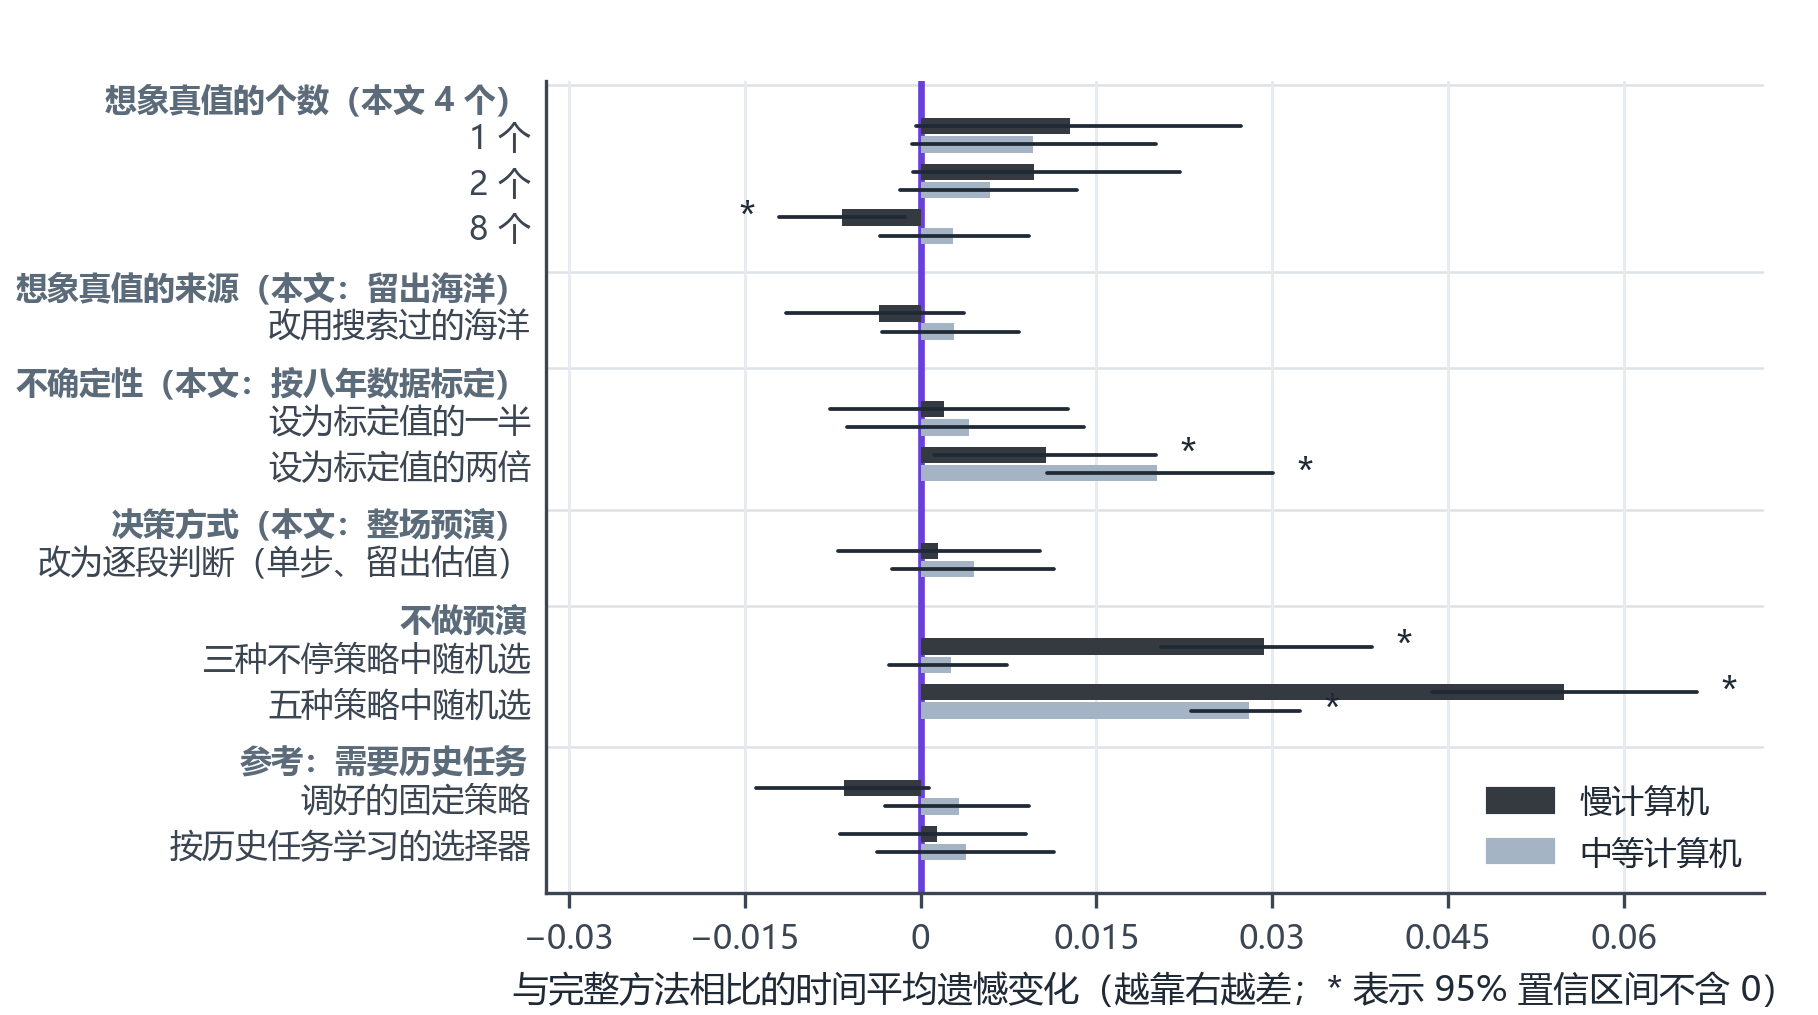

Reproduce this figure in Python.
"""Figure 7: ablation of rehearsal, one design choice changed at a time (148 test missions, main
truth model, slow and moderate computers). Bars: change of time-averaged regret relative to the full
method (4 imagined truths drawn from held-out oceans, uncertainty calibrated from eight years of
data, whole-mission rehearsal); whiskers: 95% intervals from a bootstrap over bloom weeks; right of
zero = worse.
Data: results/rev2_summary.json
"""
import json

import numpy as np
import style as S
from style import plt

S.setup()
A = json.load(open(S.ROOT / "results" / "rev2_summary.json", encoding="utf-8"))["ablation"]
GROUPS = [("想象真值的个数（本文 4 个）", [("rehearsal-k1", "1 个"), ("rehearsal-k2", "2 个"), ("rehearsal-k8", "8 个")]),
          ("想象真值的来源（本文：留出海洋）", [("rehearsal-self", "改用搜索过的海洋")]),
          ("不确定性（本文：按八年数据标定）", [("sd0.5", "设为标定值的一半"), ("sd2", "设为标定值的两倍")]),
          ("决策方式（本文：整场预演）", [("double", "改为逐段判断（单步、留出估值）")]),
          ("不做预演", [("random3", "三种不停策略中随机选"), ("random5", "五种策略中随机选")]),
          ("参考：需要历史任务", [("tuned", "调好的固定策略"), ("learned", "按历史任务学习的选择器")])]
VEH = [("weak", "慢计算机", "#343A40"), ("moderate", "中等计算机", "#A5B4C4")]
rows, gy, y = [], [], 0.0
for g, items in GROUPS:
    gy.append((g, y))
    y += 0.8
    for key, lab in items:
        rows.append((key, lab, y))
        y += 1.0
    y += 0.3
fig, ax = plt.subplots(figsize=(S.TEXTW, 86 * S.MM))
fig.subplots_adjust(left=0.30, right=0.97, top=0.92, bottom=0.12)
ax.axvline(0, color=S.REHEARSAL, lw=1.6, zorder=1)
for key, lab, yy in rows:
    for j, (v, vn, c) in enumerate(VEH):
        r = A.get(v, {}).get(key)
        if not r or not r.get("diff"):
            continue
        d = r["diff"]
        off = -0.2 + 0.4 * j
        ax.barh(yy + off, d["mean"], height=0.36, color=c, zorder=2)
        ax.plot([d["lo"], d["hi"]], [yy + off, yy + off], color=S.INK, lw=0.9, zorder=3)
        sig = d["lo"] > 0 or d["hi"] < 0
        if sig:
            x = d["hi"] + 0.002 if d["mean"] > 0 else d["lo"] - 0.002
            ax.text(x, yy + off, "*", ha="left" if d["mean"] > 0 else "right", va="center", fontsize=9, color=S.INK)
ax.set_yticks([yy for _, _, yy in rows], [lab for _, lab, _ in rows], fontsize=7.9)
ax.tick_params(axis="y", length=0)
for g, yy in gy:
    ax.text(-0.015, yy + 0.05, g, transform=ax.get_yaxis_transform(), ha="right", va="center", fontsize=7.7,
            color=S.MUTED, fontweight="bold")
    ax.axhline(yy - 0.3, color="#DEE2E6", lw=0.6, zorder=0)
ax.set_ylim(y - 0.2, -0.4)
ax.set_xlim(-0.032, 0.072)
ax.set_xticks([-0.03, -0.015, 0, 0.015, 0.03, 0.045, 0.06], ["−0.03", "−0.015", "0", "0.015", "0.03", "0.045", "0.06"])
ax.grid(axis="y", visible=False)
ax.set_xlabel("与完整方法相比的时间平均遗憾变化（越靠右越差；* 表示 95% 置信区间不含 0）")
hh = [plt.Rectangle((0, 0), 1, 1, color=c) for _, _, c in VEH]
ax.legend(hh, [vn for _, vn, _ in VEH], loc="lower right", fontsize=7.8, ncol=1, borderaxespad=0.3)
S.save(fig, "fig_ablation")
